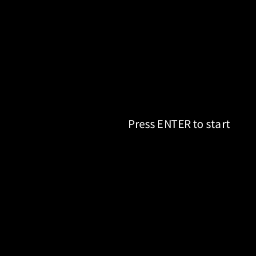
Frame 1 (no input)
Frame 60 (the mouse pressed at the canvas centre just before this capture): identical to frame 1, image omitted
Frame 120 (the mouse held since frame 60 and released just before this capture): identical to frame 1, image omitted

The Processing sketch that drew this single still picture (run headless with seeded random() and noise(); from frame 60 on, the mouse is pressed at the canvas centre):

// Processing sketch: game
// ── game.pde
//game Example
String s = "";
Boolean collides = false;
 
Game game = new Game();
Player player = new Player();
videoMode window  = new videoMode();
int cell_size = 32;


void settings(){
  window.mode1x();
  size( window.width, window.height );
}

void setup() {    
  game.title();
}



void draw() {  
  game.update();
  background( 0 );
  
  fill( #FFFFFF );
  textSize( 12 );
  if(game.play){
    grid();
    level1();
    
    if (player.isFire){
      rect(player.x, player.y , 64, 64);
      
    }
    
    
    player.move();   
    
    player.draw();
    
  }else{
    text( s, width/2, (height/2) );
  }  
  
  
}


void level1(){  
  int[] obj = new int[10];
  
  obj[0] = 1;
  obj[1] = 2;
  obj[2] = 3;
  obj[3] = 20;
  obj[4] = 22;
  obj[5] = 21;
  
  
  
  for(int i = 0; i < 6; i++){
      
    int col = 0;
    int row = 0;
    row = obj[i];
    while(row > (width/cell_size)){
      col++;    
      row-= width/cell_size;
    }
    
      fill( #FFFFFF );
      rect((row*cell_size- 32), col*cell_size, cell_size, cell_size);
    
  }
  
}



void grid(){
  stroke(255);
  for(int i =0; (i*cell_size) < height; i++ ){   
   
   line(0, i*cell_size, width, i*cell_size);   
   for(int j =0; (j*cell_size) < width; j++ ){    
    line(j*cell_size, 0, j*cell_size, height);
   }  
  }
}


void gameTitle(){
  player.lives = 3;   
  s = "Press ENTER to start";  
}


void gamePlay(){  
  if ( player.lives > 0 ){
  }else{
   game.over();          
  }
}


void gameOver(){
  s = "GAME OVER";
}

void gamePause(){
   s = "GAME paused"; 
}


void keyReleased() {
  player.setMove(keyCode, false);
}
 

void keyPressed() {
  player.setMove(keyCode, true);  
  game.checkKey(keyCode);
}

// ── colision.pde
public boolean collideRectRect( int x1, int y1, int w1, int h1, int x2, int y2, int w2, int h2 ) {    
  if ( x1+w1 <= x2  || x1 >= x2+w2   || y1+h1 <= y2 || y1 >= y2+h2 ) {      
    return false;     
  }      
  return true;
}

// ── helpers.pde

class Player{  
  public int w = 32;
  public int h = 32;  
  public int x = 32;
  public int y = 0;
  private int marginX = 0;
  private int marginY = 0;
  
  public int velocityX = 4;
  public int velocityY = 4;
  
  public int bulletX, bulletY; 
  boolean isLeft, isRight, isUp, isDown, isFire;
  public int lives = 3;
  
  void moveUP(){
    if(this.y > (0 + this.marginY)*2){
      this.y -= this.velocityY;
    }    
  }
  
  void moveDown(){
    if( (this.y+ this.h) < (window.height - this.marginY) ){
      this.y += this.velocityY;  
    }
  }
  
  void moveLeft(){
    if(this.x > (0 - this.marginX) ){
      this.x -= this.velocityX;
    }    
  }
  
  void moveRight(){
    if( (this.x+ this.w) < (window.width + this.marginX ) ){
      this.x += this.velocityX;    
    }
  }
  
 
  
  void draw(){
      rect(this.x,this.y, this.w, this.h);
      text( "Player: "+ this.lives, (20), (10) );
  }
  
  void move(){
    
    if (this.isLeft)player.moveLeft();
    if (this.isRight)player.moveRight();
    if (this.isDown)player.moveDown();
    if (this.isUp)player.moveUP();  
  }
  
  boolean setMove(int k, boolean b) {
    switch (k) {
    case UP:
      return isUp = b;
   
    case DOWN:
      return isDown = b;
   
    case LEFT:
      return isLeft = b;
   
    case RIGHT:
      return isRight = b;
    case TAB:
      return isFire = b;
   
    default:
      return b;
    }
}

}




class Game{  
  final int TITLE = 0;  
  final int PLAY = 1;
  final int PAUSE = 2;
  final int HIGHSCORE = 3; 
  final int OVER = 4;
  
  public boolean title, play, pause, highScore, over = false;
  public int state = 0;  
   
  void title(){    
    this.state = TITLE;
  }  
  
  void play(){   
    this.state = PLAY;
  }
  
  void pause(){   
    this.state = PAUSE;
  }
  
  void highScore(){   
    this.state = PLAY;
  }
    
  void over(){
    this.state = OVER;
  }
  
  void checkKey(int keyCode){
    if ( keyCode == ENTER && this.title ){
      this.play();  
      return;
     }
        
    if ( keyCode == ENTER && this.play){
        //this.lives -= 1;
        //menu
        return;
    }  
  
  if ( keyCode == ENTER && this.over){
      this.title();  
      return;
  }
  
  if(keyCode == 'p' || keyCode == 'P'){
    if(this.play)
    { 
      this.pause();
    }else if(this.pause){
      this.play();    
    }
  } 
  }
  
  void update(){
     this.title = false; 
     this.play = false; 
     this.pause = false; 
     this.highScore = false; 
     this.over = false;
   switch(this.state){
    case TITLE : 
        this.title= true;
        gameTitle(); 
        break;
        
    case PLAY : 
        this.play = true;
        gamePlay(); 
        break;
        
    case PAUSE :
        this.pause = true;
        gamePause(); 
        break;
        
    case OVER : 
        this.over = true;
        gameOver(); 
        break;
    }
  }
}









class videoMode{
  public int width;
  public int height;
  public int playingAreaWidht = 480;
  
  void window(){
    this.width = 640;
    this.height = 480;
  }
  
  void arduboyX1(){
    this.width = 128;
    this.height = 64;
  }
  
  void arduboyX2(){
    this.width = 256;
    this.height = 128;
  }
  
  void mode1x(){
    this.width = 256;
    this.height = 256;
  }
  
   void mode2x(){
    this.width = 640;
    this.height = 480;
  }
  
   void cho_ren_sha68k(){
    this.width = 256;
    this.height = 256;
  }
  
  void cho_ren_shaWin(){
    this.width = 640;
    this.height = 480;
    this.playingAreaWidht = 480;// center
    
    
    
  }
  
  
  
}
